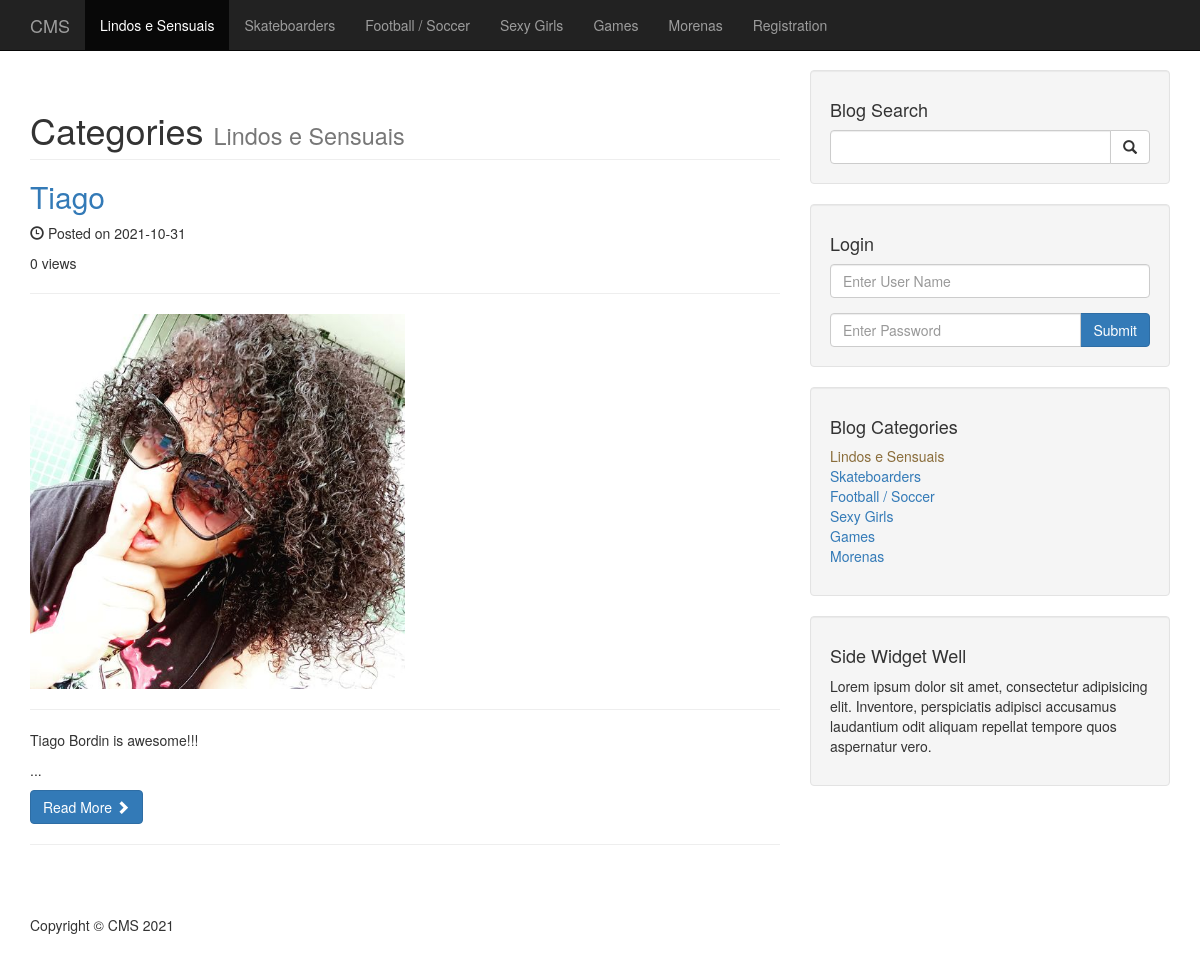
The page /category?category=11 on the database its author committed.
### tables this page shows
CREATE TABLE `categories` (
  `cat_id` int(3) NOT NULL,
  `cat_title` varchar(255) NOT NULL
);

CREATE TABLE `posts` (
  `post_id` int(3) NOT NULL,
  `post_category_id` int(3) NOT NULL,
  `post_title` varchar(255) NOT NULL,
  `post_author` varchar(255) DEFAULT NULL,
  `post_author_id` int(11) DEFAULT NULL,
  `post_date` date NOT NULL,
  `post_image` text NOT NULL,
  `post_content` text NOT NULL,
  `post_tags` varchar(255) NOT NULL,
  `post_comment_count` int(11) NOT NULL DEFAULT '0',
  `post_status` varchar(255) DEFAULT 'Draft',
  `post_views_count` int(11) NOT NULL DEFAULT '0'
);

### includes/rotas.php (called while the page is built, shortened)
<?php
	$localhost = true;
	if ($localhost) {
		function index() {
			return '/cms_edwin';
		}
	}
	else {
	}

### category.php (the view, shortened to what this page needs)
<?php require('includes/header.php'); ?>
    <?php require('includes/navigation.php'); ?>
    <div class="container">
        <div class="row">
            <?php
            if (isset($_GET['category'])) {
                    $post_category = $_GET['category'];
                }
              $query = "SELECT * FROM categories WHERE cat_id = $post_category";
              $select_all_categories_query = mysqli_query($connection, $query);
              while ($row = mysqli_fetch_assoc($select_all_categories_query)) {
                $cat_title = $row['cat_title'];
              }
            ?>
            <div class="col-md-8">
                <h1 class="page-header">
                    Categories
                    <small><?= $cat_title ?></small>
                </h1>
                <?php
                    if (isset($_SESSION['user_role']) && $_SESSION['user_role'] == 'admin') {
                        $query = "SELECT * FROM posts WHERE post_category_id = $post_category ORDER BY post_id DESC";
                    }
                    else {
                        $query = "SELECT * FROM posts WHERE post_category_id = $post_category AND post_status = 'Published' ORDER BY post_id DESC";
                    }
                    $select_all_posts_query = mysqli_query($connection, $query);
                    while ($row = mysqli_fetch_assoc($select_all_posts_query)) {
                        $post_views_count = $row['post_views_count'];
                        $post_id = $row['post_id'];
                        $post_title = $row['post_title'];
                        $post_date = $row['post_date'];
                        $post_image = $row['post_image'];
                        $post_content = substr($row['post_content'], 0, 100) . "...";
                        ?>
                        <h2>
                            <a href="post?p_id=<?php echo $post_id ?>"><?php echo $post_title; ?></a>
                        </h2>
                        <p>
                            <span class="glyphicon glyphicon-time">
                            </span>
                            Posted on <?php echo $post_date; ?>
                        </p>
                        <p><span><?php mostra_views() ?></span></p>
                        <hr>
                        <a href="post?p_id=<?php echo $post_id ?>">
                            <img class="img-responsive" style="width: 50%;" src="images/<?php echo $post_image; ?>" alt="">
                        </a>
                        <hr>
                        <p>
                            <?php echo $post_content; ?>
                        </p>
                        <a class="btn btn-primary" href="post?p_id=<?php echo $post_id ?>">
                            Read More
                            <span class="glyphicon glyphicon-chevron-right">
                            </span>
                        </a>
                        <hr>
                        <?php
                    }
                ?>
            </div>
            <?php require('includes/sidebar.php'); ?>
        </div>
<?php require('includes/footer.php'); ?>

### includes/navigation.php (shortened to what this page needs)
<?php require('includes/db.php'); ?>
<nav class="navbar navbar-inverse navbar-fixed-top" role="navigation">
  <div class="container">
    <div class="navbar-header">
      <a class="navbar-brand" href="<?= index() ?>">CMS</a>
    </div>
    <?php
      if (isset($_GET['category'])) {
        $categoria_id = $_GET['category'];
      }
    ?>
    <div class="collapse navbar-collapse" id="bs-example-navbar-collapse-1">
      <ul class="nav navbar-nav">
        <?php
          $query = "SELECT * FROM categories;";
          $select_all_categories_query = mysqli_query($connection, $query);
          while ($row = mysqli_fetch_assoc($select_all_categories_query)) {
            $the_cat_id = $row['cat_id'];
            ?>
              <li
                <?php
                  if(isset($categoria_id) && $categoria_id == $the_cat_id){
                    echo 'class="active"';
                  } ?>
              >
                <a href="category?category=<?= $the_cat_id ?>"><?php echo $row['cat_title']; ?></a>
              </li>
            <?php
          }
        ?>
          <li
            <?php
              if (basename($_SERVER['PHP_SELF']) == 'registration.php') {
                echo 'class="active"';
              }
            ?>
          >
              <a href="registration">Registration</a>
          </li>
      </ul>
    </div>
  </div>
</nav>

### includes/tiago_functions.php (shortened to what this page needs)
<?php
	function mostra_views(){
		global $post_views_count;
		if ($post_views_count == 1) {
        echo "$post_views_count view";
    }
    else {
        echo "$post_views_count views";
    }
	}

### includes/categories_well.php
<div class="well">
  <?php
  $query = "SELECT * FROM categories;";
  $select_categories_sidebar = mysqli_query($connection, $query);
  ?>
  <h4>Blog Categories</h4>
  <div class="row">
    <div class="col-lg-12">
      <ul class="list-unstyled">
        <?php
          while ($row = mysqli_fetch_assoc($select_categories_sidebar)) {
            $the_cat_id = $row['cat_id'];
            ?>
            <li>
              <a
              <?php
                if (isset($_GET['category']) && $_GET['category'] == $the_cat_id): ?>
                class="text-warning"
                <?php endif ?>
                href="category?category=<?= $the_cat_id ?>"><?= $row['cat_title']; ?>
              </a>
            </li>
            <?php
          }
        ?>
      </ul>
    </div>
  </div>
</div>

### css/blog-home.css (style rules this page uses)
body { padding-top: 70px; }

### rows shown on the page
categories: cat_title "Lindos e Sensuais"
categories: cat_title "Skateboarders"
categories: cat_title "Football / Soccer"
categories: cat_title "Sexy Girls"
categories: cat_title "Games"
categories: cat_title "Morenas"
posts: post_title "Tiago", post_date "2021-10-31", post_views_count "0", post_image (picture), post_content "Tiago Bordin is awesome!!! ..."
